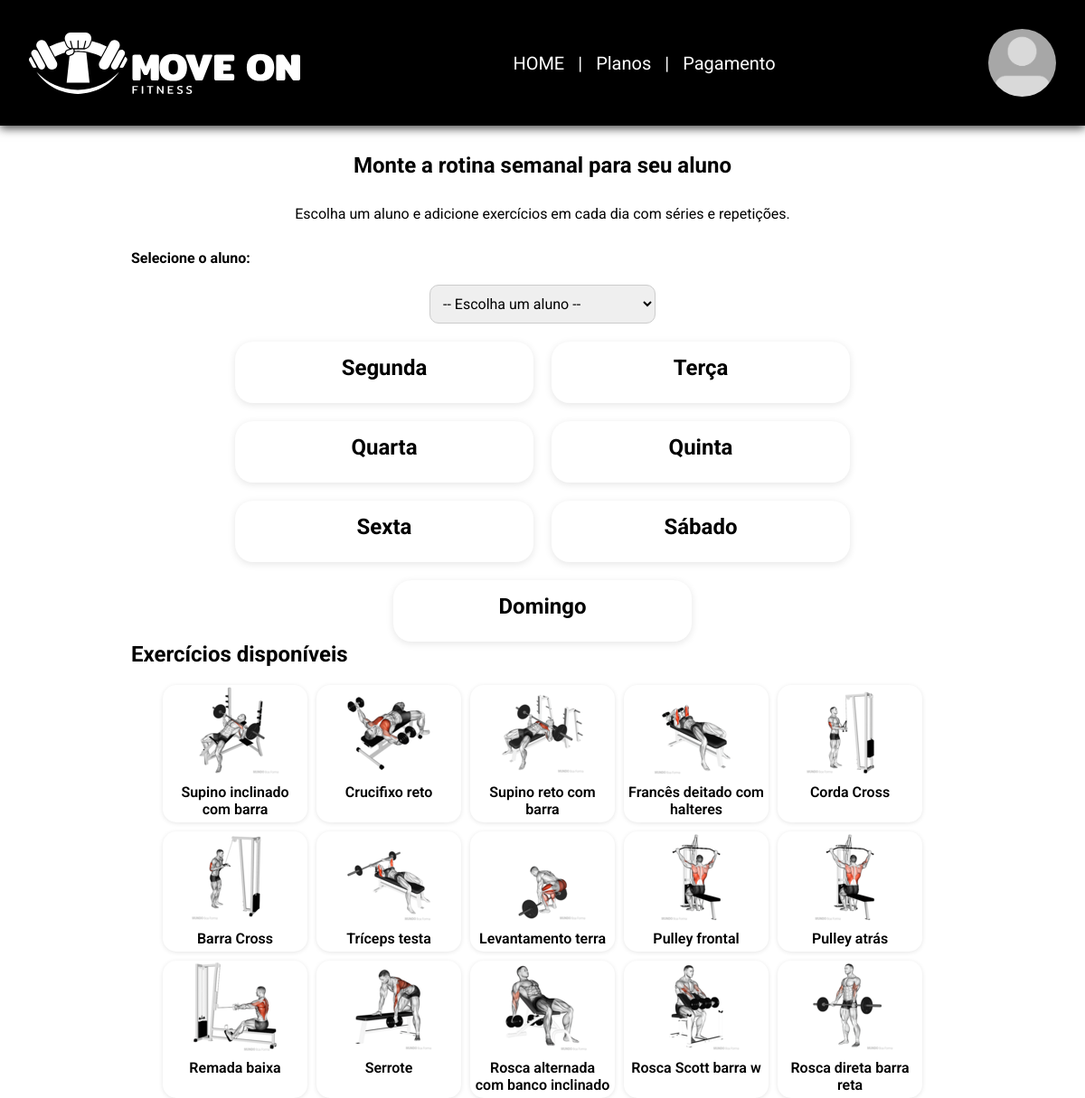
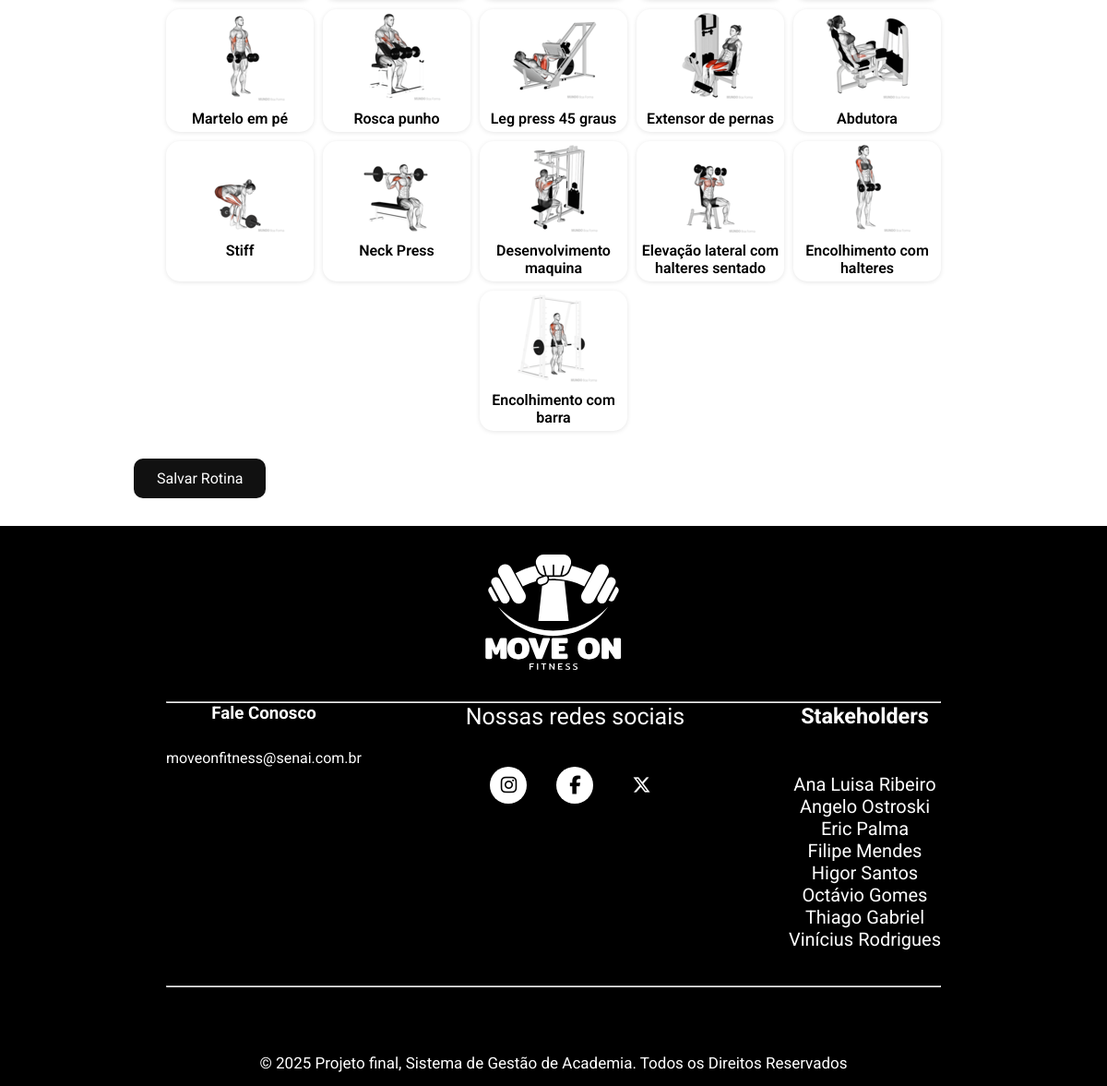
Page /View/CriarRotinaTreino.php (signed in) on the committed database (2 pictures, top to bottom).
### tables this page shows
CREATE TABLE `exercicios` (
  `id` int(11) NOT NULL,
  `name` varchar(37) DEFAULT NULL,
  `series` tinyint(4) DEFAULT NULL,
  `repetitions` tinyint(4) DEFAULT NULL,
  `group` varchar(9) DEFAULT NULL,
  `demo` varchar(41) DEFAULT NULL,
  `thumb` varchar(41) DEFAULT NULL
);

### View/CriarRotinaTreino.php (the view, shortened to what this page needs)
<?php
include_once '../Config.php';
$stmt = $pdo->prepare("SELECT id, nome_completo, email FROM users WHERE trainer_id = ?");
$stmt->execute([$_SESSION['user_id']]);
$alunos = $stmt->fetchAll(PDO::FETCH_ASSOC);
$stmt = $pdo->query("SELECT * FROM exercicios");
$exercicios = $stmt->fetchAll(PDO::FETCH_ASSOC);
?>
<!DOCTYPE html>
<html lang="pt-BR">
<head>
    <link rel="stylesheet" href="css/style.css">
    <link rel="stylesheet" href="css/basics.css">
    <link rel="stylesheet" type="text/css" href="font-awesome/css/all.min.css" />
    <link rel="stylesheet" href="https://cdnjs.cloudflare.com/ajax/libs/font-awesome/6.7.2/css/all.min.css" />
</head>
<body>
<?php include __DIR__ . "/header.php"; ?>
<section class="user-sect flex-column gap30 align-center">
    <h1>Monte a rotina semanal para seu aluno</h1>
    <p>Escolha um aluno e adicione exercícios em cada dia com séries e repetições.</p>
    <?php if (count($alunos) > 0): ?>
        <form id="formRotina" method="POST" action="SalvarRotina.php">
            <label for="alunoSelect"><b>Selecione o aluno:</b></label>
            <select name="aluno_id" id="alunoSelect" class="select-aluno" required>
                <option value="">-- Escolha um aluno --</option>
            </select>
            <div class="rotina-container">
                <?php
                $dias = ['Segunda','Terça','Quarta','Quinta','Sexta','Sábado','Domingo'];
                foreach ($dias as $dia): ?>
                    <div class="dia-rotina" data-dia="<?=$dia?>">
                        <h2><?=$dia?></h2>
                    </div>
                <?php endforeach; ?>
            </div>
            <h2>Exercícios disponíveis</h2>
            <div class="lista-exercicios">
                <?php foreach ($exercicios as $ex): ?>
                    <div class="exercicio-card"
                        data-id="<?=$ex['id']?>"
                        data-nome="<?=htmlspecialchars($ex['name'])?>"
                        data-thumb="IMG/exercicios/thumb/<?=$ex['thumb']?>">
                        <img src="IMG/exercicios/thumb/<?=$ex['thumb']?>" alt="<?=$ex['name']?>">
                        <p><?=$ex['name']?></p>
                    </div>
                <?php endforeach; ?>
            </div>
            <button type="submit" class="btn-salvar">Salvar Rotina</button>
        </form>
    <?php else: ?>
        <p>Você ainda não tem alunos cadastrados sob sua responsabilidade.</p>
    <?php endif; ?>
</section>
<?php include __DIR__ . "/footer.php"; ?>
</body>
</html>

### View/css/style.css (style rules this page uses)
* { padding: 0; margin: 0; font-family: 'Roboto'; }
body { background-color: rgb(255, 255, 255); font-family: 'Roboto'; }
section.user-sect, form.user-sect { max-width: 910px; display: flex; margin: auto; padding: 30px 10px; }

### View/css/basics.css (style rules this page uses)
.flex-column { display: flex; flex-direction: column; gap:inherit; }
.gap30 { gap:30px; }
.align-center { align-items: center; }

### View/CriarRotinaTreino.php (style rules this page uses)
.rotina-container { display: flex; flex-wrap: wrap; gap: 20px; justify-content: center; }
.dia-rotina { background: #fff; border-radius: 20px; padding: 15px; width: 300px; box-shadow: 0 2px 8px rgba(0,0,0,0.1); }
.dia-rotina h2 { text-align: center; margin-bottom: 10px; }
.lista-exercicios { display: flex; flex-wrap: wrap; gap: 10px; justify-content: center; margin-top: 20px; }
.exercicio-card { width: 160px; border-radius: 15px; background: #fff; box-shadow: 0 1px 5px rgba(0,0,0,0.1); cursor: pointer; transition: transform 0.2s; }
.exercicio-card img { width: 100%; height: 100px; object-fit: contain; border-radius: 15px 15px 0 0; }
.exercicio-card p { text-align: center; padding: 5px; font-weight: 600; }
.btn-salvar { margin-top: 30px; background: #111; color: white; padding: 12px 25px; border: none; border-radius: 10px; cursor: pointer; font-size: 1rem; transition: background 0.3s; }
.select-aluno { margin: 20px auto; display: block; padding: 10px; border-radius: 10px; border: 1px solid #ccc; width: 250px; font-size: 1rem; }

### rows in the picture
exercicios: thumb (picture), name "Supino inclinado com barra"
exercicios: thumb (picture), name "Crucifixo reto"
exercicios: thumb (picture), name "Supino reto com barra"
exercicios: thumb (picture), name "Francês deitado com halteres"
exercicios: thumb (picture), name "Corda Cross"
exercicios: thumb (picture), name "Barra Cross"
exercicios: thumb (picture), name "Tríceps testa"
exercicios: thumb (picture), name "Levantamento terra"
exercicios: thumb (picture), name "Pulley frontal"
exercicios: thumb (picture), name "Pulley atrás"
exercicios: thumb (picture), name "Remada baixa"
exercicios: thumb (picture), name "Serrote"
exercicios: thumb (picture), name "Rosca alternada com banco inclinado"
exercicios: thumb (picture), name "Rosca Scott barra w"
exercicios: thumb (picture), name "Rosca direta barra reta"
exercicios: thumb (picture), name "Martelo em pé"
exercicios: thumb (picture), name "Rosca punho"
exercicios: thumb (picture), name "Leg press 45 graus"
exercicios: thumb (picture), name "Extensor de pernas"
exercicios: thumb (picture), name "Abdutora"
exercicios: thumb (picture), name "Stiff"
exercicios: thumb (picture), name "Neck Press"
exercicios: thumb (picture), name "Desenvolvimento maquina"
exercicios: thumb (picture), name "Elevação lateral com halteres sentado"
exercicios: thumb (picture), name "Encolhimento com halteres"
exercicios: thumb (picture), name "Encolhimento com barra"

### other values in the picture
$dia "Segunda"
$dia "Terça"
$dia "Quarta"
$dia "Quinta"
$dia "Sexta"
$dia "Sábado"
$dia "Domingo"
